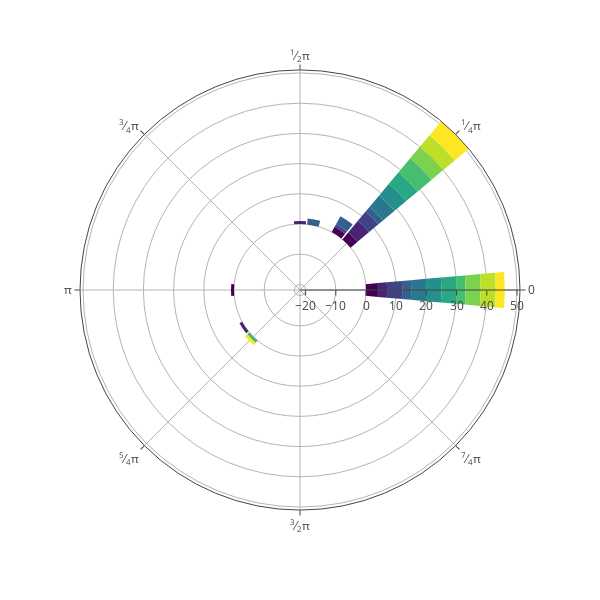
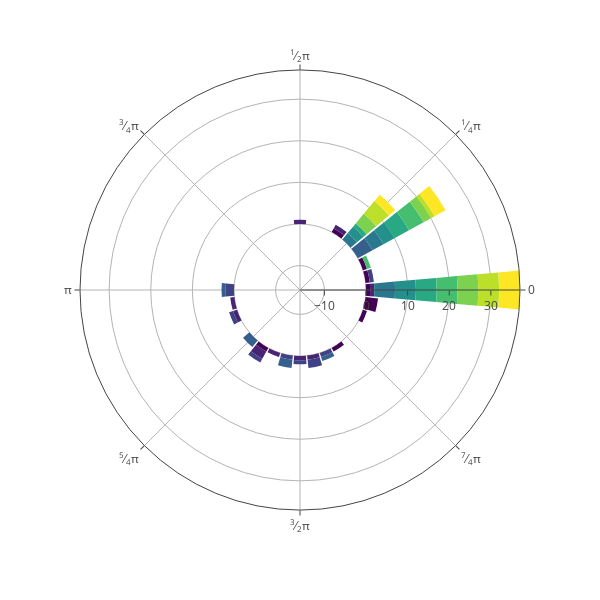
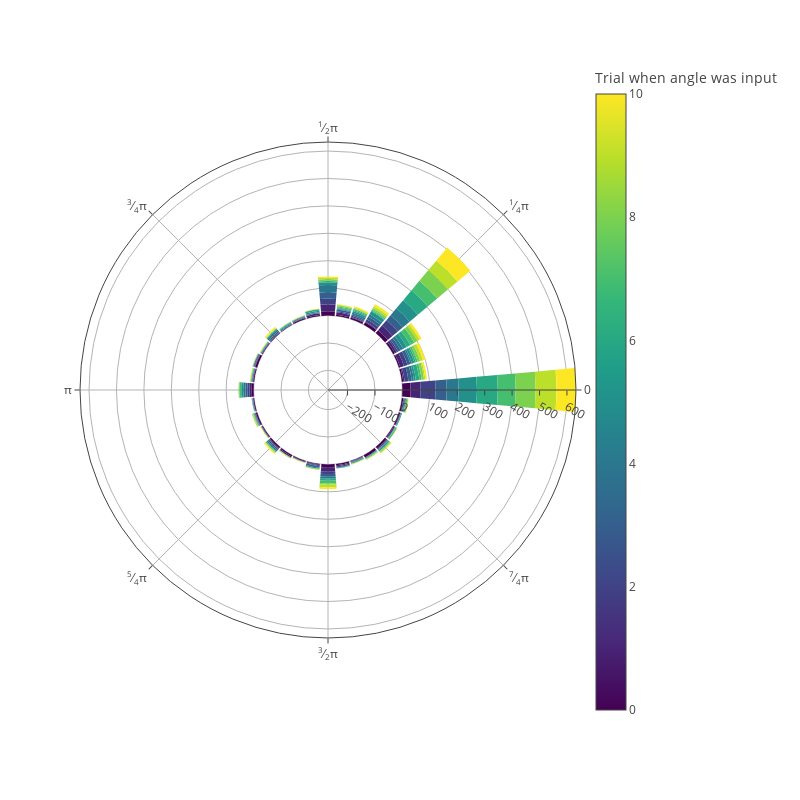

The cell these charts' notebook holds for them, in order:
### Code cell
# This is still a bit hard to read, let's plot an alternative figure ! 
# Idea : polar histogram showing counts of actions performed by the subjects, with 
# each action given a specific color : 
# array of angles, between -pi and pi
angles = np.atan2(all_actions_data[...,1,1]-all_actions_data[...,0,1],all_actions_data[...,1,0]-all_actions_data[...,0,0])
print(angles.shape)  # Nsubjects x Ntrials x Nactions

N_bin_categories = 32 # A multiple of 4 (or 8 !)

# The middle of the cardinal points should be the center of their respective bins
half_a_bin = (2*np.pi/(N_bin_categories))*0.5
bins = np.linspace(-np.pi + half_a_bin,np.pi - half_a_bin,N_bin_categories) 

digitized_angles = np.zeros_like(angles)
for subject in range(angles.shape[0]):
    for trial in range(angles.shape[1]):
        digitized_angles[subject,trial,:] = np.digitize(angles[subject,trial,:],bins)   
digitized_angles[digitized_angles > N_bin_categories-1] = 0
digitized_angles = digitized_angles.astype(int)

angle_counts = np.zeros((Nsubj,Ntrials,N_bin_categories))
for subject in range(angles.shape[0]):
    for trial in range(angles.shape[1]):
        angle_counts[subject,trial,:] = np.bincount(digitized_angles[subject,trial,:],minlength=N_bin_categories)

# Let's transform it into a pandas dataframe with 4 coordinates ! 
def using_multiindex(_array, columns):
    shape = _array.shape
    index = pd.MultiIndex.from_product([range(s)for s in shape], names=columns)
    df = pd.DataFrame({'Value': _array.flatten()}, index=index).reset_index()
    return df
df_digit_angles = using_multiindex(digitized_angles, ["Subject","Trial","Timestep"])
df_anglecounts = using_multiindex(angle_counts, ["Subject","Trial","Angle"])




# Plot the angles for each specific subject !
def get_fig_for_subject(subj_id,size=800):
    subject_anglecounts = df_anglecounts.loc[df_anglecounts["Subject"]==subj_id][["Trial", "Angle", "Value"]]
    subject_anglecounts["Angle_degrees"] = (subject_anglecounts["Angle"]/(N_bin_categories))*360 - 180
    fig = px.bar_polar(subject_anglecounts, r="Value", theta="Angle_degrees",
                    color="Trial", template="none",
                    labels={"Trial": "Trial when angle was input"},
                    hover_data={"Trial":True, "Value":True ,"Angle_degrees":True}
                    )

    fig.update_layout(width=size, height=size)

    PERCENT_MIDDLE = 0.30
    # maximum value for the array considered :
    max_angle_count = subject_anglecounts.groupby(['Angle'])["Value"].sum().max()
    min_val = -(PERCENT_MIDDLE/(1-PERCENT_MIDDLE))*max_angle_count

    # Adjust the layout to rotate the plot
    fig.update_layout(
        showlegend=False,
        polar=dict(
            angularaxis=dict(
                rotation=0, 
                thetaunit = "radians",
                direction = "counterclockwise"
            ),
            radialaxis = dict(
                range=[min_val,max_angle_count]
            )
        )
    )
    fig.update(layout_coloraxis_showscale=False)
    
    # fig.update_layout(
    #     margin={'t':0,'l':0,'b':0,'r':0}
    # )
    
    # fig.update_layout(legend=dict(
    #     orientation="v",
    #     yanchor="top",
    #     y=-0.1,
    #     xanchor="center",
    #     x=0.5),
    # )
    return fig


# Plot the angles for each specific subject !
def get_fig_for_all_subjects(size=800,showlegend=True):
    total_anglecounts = df_anglecounts.groupby(["Trial","Angle"])["Value"].sum()
    # total_anglecounts["Total"] = total_anglecounts["Value"].sum()
    total_anglecounts_df = total_anglecounts.reset_index()
    
    total_anglecounts_df["Angle_degrees"] = (total_anglecounts_df["Angle"]/(N_bin_categories))*360 - 180
    fig = px.bar_polar(total_anglecounts_df, r="Value", theta="Angle_degrees",
                    color="Trial", template="none",
                    labels={"Trial": "Trial when angle was input"},
                    hover_data={"Trial":True, "Value":True ,"Angle_degrees":True}
                    )

    fig.update_layout(width=size, height=size)

    PERCENT_MIDDLE = 0.30
    # maximum value for the array considered :
    max_angle_count = total_anglecounts_df.groupby(['Angle'])["Value"].sum().max()
    min_val = -(PERCENT_MIDDLE/(1-PERCENT_MIDDLE))*max_angle_count

    # Adjust the layout to rotate the plot
    fig.update_layout(
        showlegend=False,
        polar=dict(
            angularaxis=dict(
                rotation=0, 
                thetaunit = "radians",
                direction = "counterclockwise"
            ),
            radialaxis = dict(
                range=[min_val,max_angle_count]
            )
        )
    )
    fig.update(layout_coloraxis_showscale=showlegend)
    
    # fig.update_layout(
    #     margin={'t':0,'l':0,'b':0,'r':0}
    # )
    
    # fig.update_layout(legend=dict(
    #     orientation="v",
    #     yanchor="top",
    #     y=-0.1,
    #     xanchor="center",
    #     x=0.5),
    # )
    return fig

my_figure = get_fig_for_subject(0,600)
my_figure.show()

my_figure = get_fig_for_subject(1,600)
my_figure.show()


all_subjects_figure = get_fig_for_all_subjects()
all_subjects_figure.show()

### Figure 1 — Plotly figure (JSON) as saved in the notebook; plotly's stock layout.template omitted (floating-point values rounded to 4 significant figures; data arrays with more than 128 entries replaced by an {"elided": "..."} marker saying what was removed)
{"data": [{"customdata": {"elided": "352x3 float values"}, "hovertemplate": "Value=%{customdata[1]}<br>Angle_degrees=%{customdata[2]}<br>Trial when angle was input=%{marker.color}<extra></extra>", "legendgroup": "", "marker": {"color": {"elided": "352 int values"}, "coloraxis": "coloraxis", "pattern": {"shape": ""}}, "name": "", "r": {"elided": "352 int values"}, "showlegend": false, "subplot": "polar", "theta": {"elided": "352 float values"}, "type": "barpolar"}], "layout": {"barmode": "relative", "coloraxis": {"colorbar": {"title": {"text": "Trial when angle was input"}}, "colorscale": [[0, "#440154"], [0.1111, "#482878"], [0.2222, "#3e4989"], [0.3333, "#31688e"], [0.4444, "#26828e"], [0.5556, "#1f9e89"], [0.6667, "#35b779"], [0.7778, "#6ece58"], [0.8889, "#b5de2b"], [1, "#fde725"]], "showscale": false}, "height": 600, "legend": {"tracegroupgap": 0}, "margin": {"t": 60}, "polar": {"angularaxis": {"direction": "counterclockwise", "rotation": 0, "thetaunit": "radians"}, "domain": {"x": [0, 1], "y": [0, 1]}, "radialaxis": {"range": [-21.86, 51]}}, "showlegend": false, "width": 600}}

### Figure 2 — Plotly figure (JSON) as saved in the notebook; plotly's stock layout.template omitted (floating-point values rounded to 4 significant figures; data arrays with more than 128 entries replaced by an {"elided": "..."} marker saying what was removed)
{"data": [{"customdata": {"elided": "352x3 float values"}, "hovertemplate": "Value=%{customdata[1]}<br>Angle_degrees=%{customdata[2]}<br>Trial when angle was input=%{marker.color}<extra></extra>", "legendgroup": "", "marker": {"color": {"elided": "352 int values"}, "coloraxis": "coloraxis", "pattern": {"shape": ""}}, "name": "", "r": {"elided": "352 int values"}, "showlegend": false, "subplot": "polar", "theta": {"elided": "352 float values"}, "type": "barpolar"}], "layout": {"barmode": "relative", "coloraxis": {"colorbar": {"title": {"text": "Trial when angle was input"}}, "colorscale": [[0, "#440154"], [0.1111, "#482878"], [0.2222, "#3e4989"], [0.3333, "#31688e"], [0.4444, "#26828e"], [0.5556, "#1f9e89"], [0.6667, "#35b779"], [0.7778, "#6ece58"], [0.8889, "#b5de2b"], [1, "#fde725"]], "showscale": false}, "height": 600, "legend": {"tracegroupgap": 0}, "margin": {"t": 60}, "polar": {"angularaxis": {"direction": "counterclockwise", "rotation": 0, "thetaunit": "radians"}, "domain": {"x": [0, 1], "y": [0, 1]}, "radialaxis": {"range": [-15.86, 37]}}, "showlegend": false, "width": 600}}

### Figure 3 — Plotly figure (JSON) as saved in the notebook; plotly's stock layout.template omitted (floating-point values rounded to 4 significant figures; data arrays with more than 128 entries replaced by an {"elided": "..."} marker saying what was removed)
{"data": [{"customdata": {"elided": "352x3 float values"}, "hovertemplate": "Value=%{customdata[1]}<br>Angle_degrees=%{customdata[2]}<br>Trial when angle was input=%{marker.color}<extra></extra>", "legendgroup": "", "marker": {"color": {"elided": "352 int values"}, "coloraxis": "coloraxis", "pattern": {"shape": ""}}, "name": "", "r": {"elided": "352 int values"}, "showlegend": false, "subplot": "polar", "theta": {"elided": "352 float values"}, "type": "barpolar"}], "layout": {"barmode": "relative", "coloraxis": {"colorbar": {"title": {"text": "Trial when angle was input"}}, "colorscale": [[0, "#440154"], [0.1111, "#482878"], [0.2222, "#3e4989"], [0.3333, "#31688e"], [0.4444, "#26828e"], [0.5556, "#1f9e89"], [0.6667, "#35b779"], [0.7778, "#6ece58"], [0.8889, "#b5de2b"], [1, "#fde725"]], "showscale": true}, "height": 800, "legend": {"tracegroupgap": 0}, "margin": {"t": 60}, "polar": {"angularaxis": {"direction": "counterclockwise", "rotation": 0, "thetaunit": "radians"}, "domain": {"x": [0, 1], "y": [0, 1]}, "radialaxis": {"range": [-271.3, 633]}}, "showlegend": false, "width": 800}}
